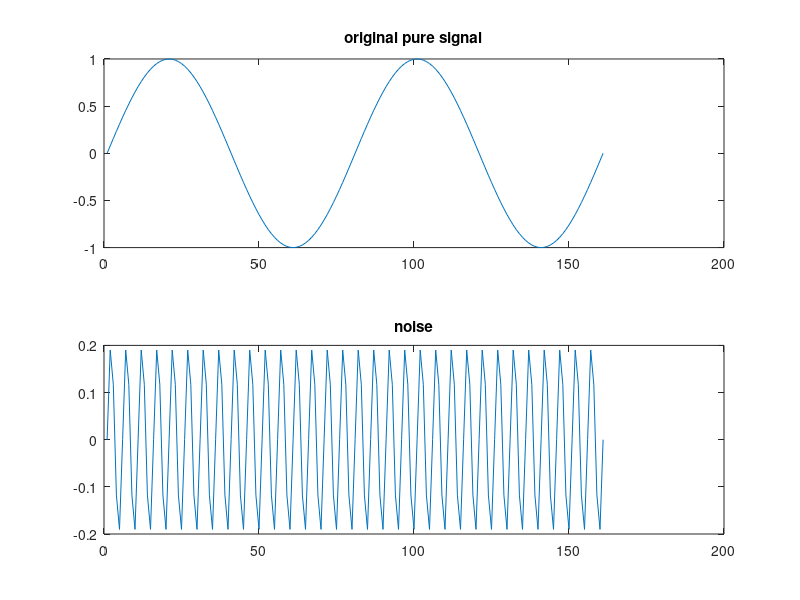
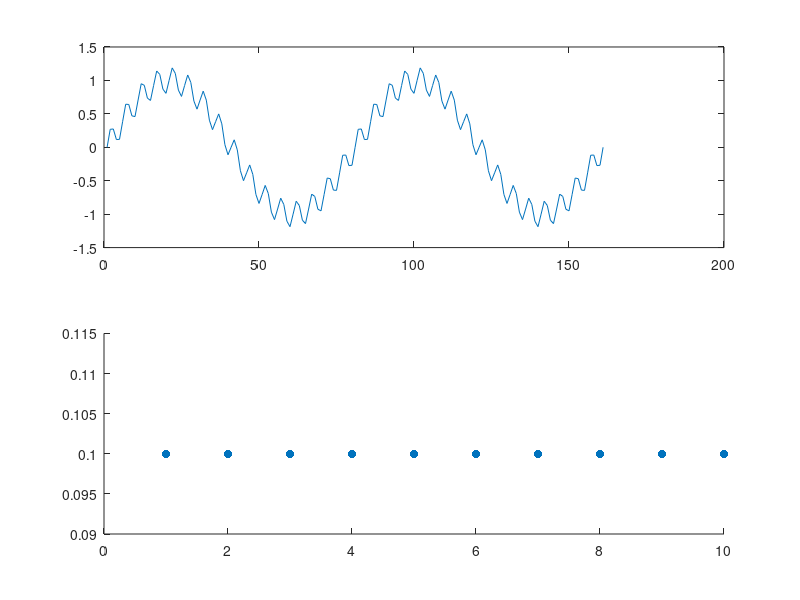
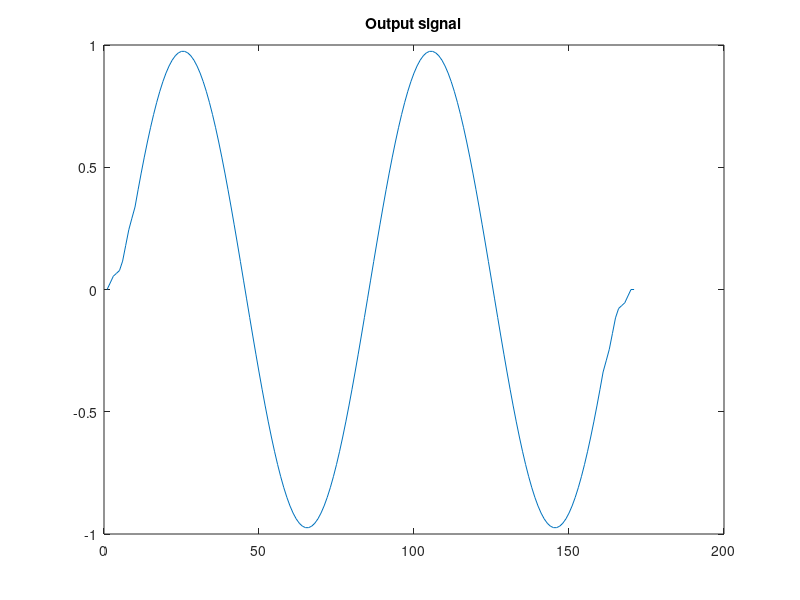

These charts were generated, in order, by the following MATLAB code:
%code writer	:	EOF
%code date	:	2014.09.11
%e-mail		  :	jasonleaster@gmail.com
%code file	:	convolution_input_side.m
%code purpose:
%        Just a demo for low-pass filter by convolution.


clear all
close all

% 'y' is a simulation for original pure signal
y = sin(0.5*pi*[0:0.05:8]); 
% 'u' is a simulation for noise.
u = 0.2*sin(8*pi*[0:0.05:8]);

figure(1);
subplot(211);
plot(1:size(y,2),y);
title('original pure signal'); %BUG, I don't know why I can't write title on this figure.
subplot(212);
plot(1:size(u,2),u);
title('noise');

input_signal = y + u;

x = input_signal;
h = [1 1 1 1 1 1 1 1 1 1]*0.1;

length_x = size(x,2);
length_h = size(h,2);

output_signal = zeros(1,length_h+length_x);

figure(2);
subplot(211);
plot(1:length_x,x);
subplot(212);
scatter(1:length_h,h,'filled');

for tmp_1 = 1:length_x

	for tmp_2 = 1:length_h
	
		output_signal(tmp_1+tmp_2-1) = output_signal(tmp_1+tmp_2-1) + x(tmp_1)*h(tmp_2);
	end
end

figure(3);
plot(1:size(output_signal,2),output_signal);
title('Output signal');
